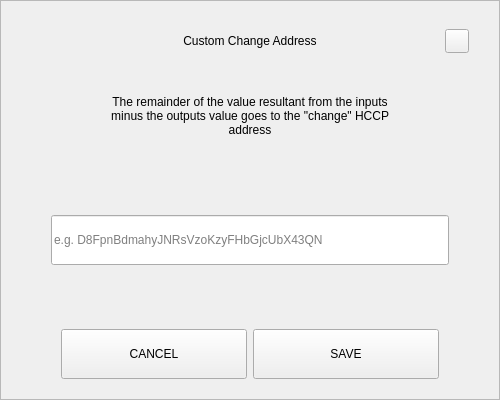
<?xml version="1.0" encoding="UTF-8"?>
<ui version="4.0">
 <class>SendChangeAddressDialog</class>
 <widget class="QDialog" name="SendChangeAddressDialog">
  <property name="geometry">
   <rect>
    <x>0</x>
    <y>0</y>
    <width>500</width>
    <height>400</height>
   </rect>
  </property>
  <property name="windowTitle">
   <string>Dialog</string>
  </property>
  <layout class="QVBoxLayout" name="verticalLayout">
   <property name="spacing">
    <number>0</number>
   </property>
   <property name="leftMargin">
    <number>0</number>
   </property>
   <property name="topMargin">
    <number>0</number>
   </property>
   <property name="rightMargin">
    <number>0</number>
   </property>
   <property name="bottomMargin">
    <number>0</number>
   </property>
   <item>
    <widget class="QFrame" name="frame">
     <property name="styleSheet">
      <string notr="true"/>
     </property>
     <property name="frameShape">
      <enum>QFrame::StyledPanel</enum>
     </property>
     <property name="frameShadow">
      <enum>QFrame::Raised</enum>
     </property>
     <layout class="QVBoxLayout" name="verticalLayout_2" stretch="0,0,0,0,0,0,0">
      <property name="spacing">
       <number>0</number>
      </property>
      <property name="leftMargin">
       <number>30</number>
      </property>
      <property name="topMargin">
       <number>20</number>
      </property>
      <property name="rightMargin">
       <number>30</number>
      </property>
      <property name="bottomMargin">
       <number>20</number>
      </property>
      <item>
       <layout class="QHBoxLayout" name="horizontalLayout_3">
        <property name="spacing">
         <number>0</number>
        </property>
        <item>
         <spacer name="horizontalSpacer_2">
          <property name="orientation">
           <enum>Qt::Horizontal</enum>
          </property>
          <property name="sizeHint" stdset="0">
           <size>
            <width>40</width>
            <height>20</height>
           </size>
          </property>
         </spacer>
        </item>
        <item>
         <widget class="QLabel" name="labelTitle">
          <property name="minimumSize">
           <size>
            <width>0</width>
            <height>40</height>
           </size>
          </property>
          <property name="maximumSize">
           <size>
            <width>16777215</width>
            <height>40</height>
           </size>
          </property>
          <property name="styleSheet">
           <string notr="true">padding-left:24px;</string>
          </property>
          <property name="text">
           <string>Custom Change Address</string>
          </property>
          <property name="alignment">
           <set>Qt::AlignCenter</set>
          </property>
          <property name="margin">
           <number>7</number>
          </property>
         </widget>
        </item>
        <item>
         <spacer name="horizontalSpacer">
          <property name="orientation">
           <enum>Qt::Horizontal</enum>
          </property>
          <property name="sizeHint" stdset="0">
           <size>
            <width>40</width>
            <height>20</height>
           </size>
          </property>
         </spacer>
        </item>
        <item>
         <widget class="QPushButton" name="btnEsc">
          <property name="minimumSize">
           <size>
            <width>24</width>
            <height>24</height>
           </size>
          </property>
          <property name="maximumSize">
           <size>
            <width>24</width>
            <height>24</height>
           </size>
          </property>
          <property name="focusPolicy">
           <enum>Qt::NoFocus</enum>
          </property>
          <property name="text">
           <string/>
          </property>
         </widget>
        </item>
       </layout>
      </item>
      <item>
       <spacer name="verticalSpacer_2">
        <property name="orientation">
         <enum>Qt::Vertical</enum>
        </property>
        <property name="sizeType">
         <enum>QSizePolicy::Fixed</enum>
        </property>
        <property name="sizeHint" stdset="0">
         <size>
          <width>20</width>
          <height>20</height>
         </size>
        </property>
       </spacer>
      </item>
      <item alignment="Qt::AlignHCenter">
       <widget class="QLabel" name="labelMessage">
        <property name="minimumSize">
         <size>
          <width>0</width>
          <height>70</height>
         </size>
        </property>
        <property name="text">
         <string>The remainder of the value resultant from the inputs minus the outputs value goes to the &quot;change&quot; HCCP address</string>
        </property>
        <property name="alignment">
         <set>Qt::AlignCenter</set>
        </property>
        <property name="wordWrap">
         <bool>true</bool>
        </property>
       </widget>
      </item>
      <item>
       <spacer name="verticalSpacer_3">
        <property name="orientation">
         <enum>Qt::Vertical</enum>
        </property>
        <property name="sizeHint" stdset="0">
         <size>
          <width>20</width>
          <height>40</height>
         </size>
        </property>
       </spacer>
      </item>
      <item>
       <layout class="QHBoxLayout" name="horizontalLayout_2">
        <property name="spacing">
         <number>0</number>
        </property>
        <property name="leftMargin">
         <number>20</number>
        </property>
        <property name="rightMargin">
         <number>20</number>
        </property>
        <item>
         <widget class="QLineEdit" name="lineEditAddress">
          <property name="minimumSize">
           <size>
            <width>0</width>
            <height>50</height>
           </size>
          </property>
          <property name="placeholderText">
           <string notr="true">e.g. D8FpnBdmahyJNRsVzoKzyFHbGjcUbX43QN</string>
          </property>
         </widget>
        </item>
       </layout>
      </item>
      <item>
       <spacer name="verticalSpacer">
        <property name="orientation">
         <enum>Qt::Vertical</enum>
        </property>
        <property name="sizeHint" stdset="0">
         <size>
          <width>20</width>
          <height>40</height>
         </size>
        </property>
       </spacer>
      </item>
      <item>
       <layout class="QHBoxLayout" name="horizontalLayout" stretch="2,2">
        <property name="spacing">
         <number>6</number>
        </property>
        <property name="leftMargin">
         <number>30</number>
        </property>
        <property name="rightMargin">
         <number>30</number>
        </property>
        <item>
         <widget class="QPushButton" name="btnCancel">
          <property name="minimumSize">
           <size>
            <width>180</width>
            <height>50</height>
           </size>
          </property>
          <property name="focusPolicy">
           <enum>Qt::NoFocus</enum>
          </property>
          <property name="text">
           <string>CANCEL</string>
          </property>
         </widget>
        </item>
        <item>
         <widget class="QPushButton" name="btnSave">
          <property name="minimumSize">
           <size>
            <width>180</width>
            <height>50</height>
           </size>
          </property>
          <property name="focusPolicy">
           <enum>Qt::NoFocus</enum>
          </property>
          <property name="text">
           <string>SAVE</string>
          </property>
         </widget>
        </item>
       </layout>
      </item>
     </layout>
    </widget>
   </item>
  </layout>
 </widget>
 <resources/>
 <connections/>
</ui>
